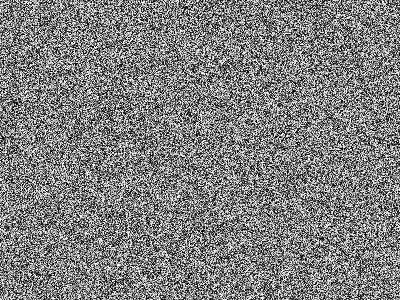
#> input picture key1.png, 400 x 300 px, found by its file name; the run also reads 2 pictures not shown here
$ python decrypt.py
#> lines starting #> are read from the running program, lines starting #| are printed output that depends on the picture; long printed decimals are rounded; pictures that were not available may be replaced by others from this repository, and a replacement may not be noted
####################################
#                                  #
#       ML_2018 410321170          #
#         TuWorld Slader           #
#                                  #
####################################

# Most of the code development history is in the README.md
# The code changes were committed there.


##################################
# Retrieval of Pixel information #
##################################

import random  #for the random number generator
import numpy as np
from PIL import Image # image library
with Image.open('C:\Python36-32\key1.png').convert('L') as imgk1: #'.open' opens file, '.convert('L')' changes it to grayscale image
#> imgk1 is the input picture: PIL image 400x300 L; min 0, max 255, mean 127.5
	width, height = imgk1.size #gets the pixel dimensions of the image
#> width = 400; height = 300
	k1=(list(imgk1.getdata())) #list makes it a continuos list. getdata gets each pixel info. Since it is grayscale image now, it will all be integers
#> k1 = 120000 items
with Image.open('C:\Python36-32\key2.png').convert('L') as imgk2:
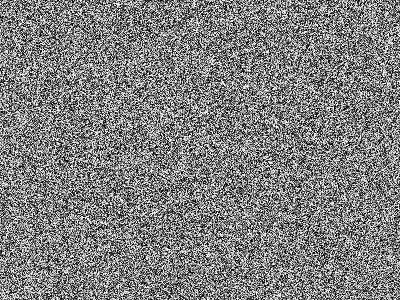
#> input picture key2.png, 400 x 300 px, found by its file name
#> imgk2 is the input picture: PIL image 400x300 L; min 0, max 255, mean 127.5
	k2=(list(imgk2.getdata()))
#> k2 = 120000 items
with Image.open('C:\Python36-32\I.png').convert('L') as imgI:
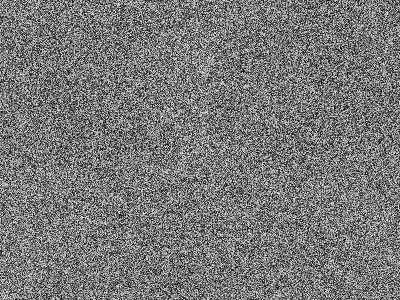
#> input picture E3.png, 400 x 300 px, given in place of I.png, which was not available
#> imgI is the input picture: PIL image 400x300 L; min 0, max 248, mean 120.1
	I=(list(imgI.getdata()))
#> I = 120000 items
with Image.open('C:\Python36-32\E.png').convert('L') as imgE:
	E=(list(imgE.getdata()))
#> E = 120000 items


####################################
# Declarations and initializations #
# of the variables		   #
####################################

maxiterlimit = 20	#Max number of epoch iterations
Ep = np.full((2,3), 0.00000001) # the vigilance level for checking the convergence of weight vectors
alpha = 0.00001 #learning rate
epoch = 1
w_curr_epoch = np.zeros((2,3))  # w vector of the current epoch.
w_curr_epoch[0] = np.random.rand(1,3) #Generates random values for w(0) from 0-1
w_last_epoch = np.zeros((2, 3)) # w vector of the previous epoch
x = np.zeros((width*height, 3))

#################################
# Set x(k) = [K1(k),K2(k),I(k)] #
#################################
for i in range(width*height):
	x[i] = np.array([k1[i], k2[i], I[i]])


################################
#    Finding w=[w1, w2, w3]    #
################################

while (epoch==1) or (epoch < maxiterlimit+1) and (np.any((np.absolute(np.array(w_curr_epoch) - np.array(w_last_epoch))) > Ep)):
	for k in range(width*height):
		a = w_curr_epoch[0].dot(x[k]) #w[0] represents w[k]
		e = E[k] - a
		w_last_epoch = w_curr_epoch
		temp = alpha*e
		w_curr_epoch[1] = w_curr_epoch[0] + temp*(x[k]) # w[1] represents w[k+1]
		w_curr_epoch[0] = w_curr_epoch[1] # Imitates the movement through w[k] as k increase.

	print("Epoch (",epoch,"/",maxiterlimit,")")
	epoch = epoch+1
#> after the loop, epoch = 2; w_curr_epoch = [[0.216, 0.577, 0.131], [0.216, 0.577, 0.131]]
print()
print("##  W vector  ##")
print()
print (w_curr_epoch[1]) #Prints the [w1,w2,w3]
#| [0.2165 0.5772 0.1305]
np.savetxt('C:\Python36-32\w.txt', w_curr_epoch[1])#Prints the [w1,w2,w3] to a file for future use

##################################
#      Decryption test           #
##################################

with Image.open('C:\Python36-32\Eprime.png').convert('L') as imgEprime:
	Eprime=(list(imgEprime.getdata()))
#> Eprime = 120000 items

tempIprime = np.full((width*height, 1), 0)
for i in range(width*height):
	tempIprime[i] = (Eprime[i] - w_curr_epoch[1][0]*k1[i] - w_curr_epoch[1][1]*k2[i]) / w_curr_epoch[1][2] #Decryption formula
	#Ensuring that tempIprime is within 0 - 255
	if tempIprime[i] < 1:
		tempIprime[i] = 0
	elif tempIprime[i] > 255:
		tempIprime[i] = 255

#Saves and displays the decrypted image
tempIprime = np.asarray(tempIprime, dtype=np.uint8) #converts the values back to int
tempIprime.resize((height,width)) #resize the array to the dimensions of the picture
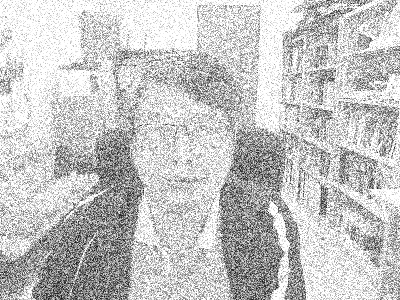
#> tempIprime: shape (300, 400); min 4, max 255, mean 197.3
Iprime = Image.fromarray(tempIprime, mode='L') #Converts the array into a grayscale image
Iprime.save('C:\Python36-32\Iprime.png') #Saves the image
Iprime.show() #display image
